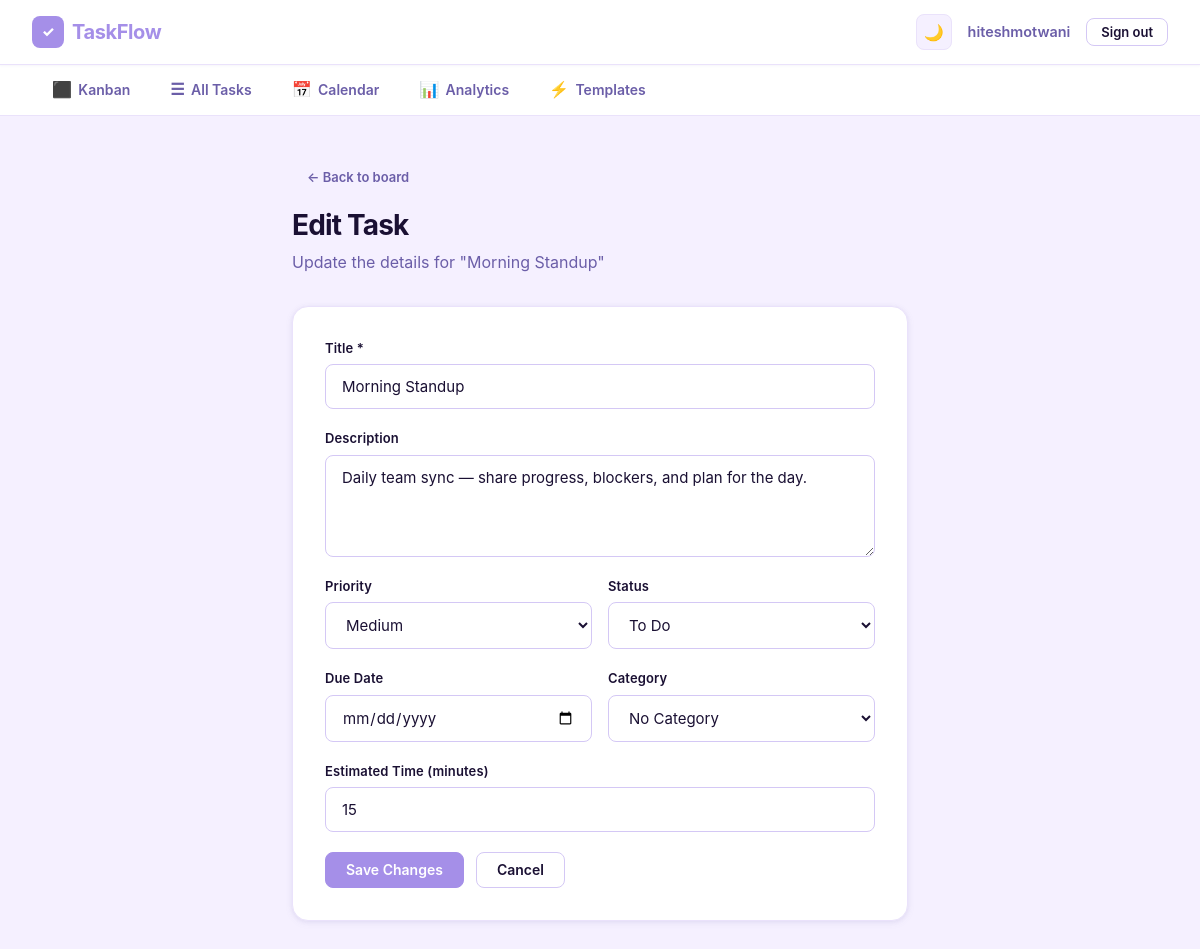
The page /tasks/2/edit (signed in) on the database its author committed.
### app/models.py (models this page shows, shortened)
class User(UserMixin, db.Model):
    id = db.Column(db.Integer, primary_key=True)
    username = db.Column(db.String(80), unique=True, nullable=False)
    email = db.Column(db.String(120), unique=True, nullable=False)
    password_hash = db.Column(db.String(256), nullable=False)
    tasks = db.relationship('Task', backref='owner', lazy=True, cascade='all, delete-orphan')
    categories = db.relationship('Category', backref='owner', lazy=True, cascade='all, delete-orphan')
    templates = db.relationship('TaskTemplate', backref='owner', lazy=True, cascade='all, delete-orphan')

class Task(db.Model):
    id = db.Column(db.Integer, primary_key=True)
    user_id = db.Column(db.Integer, db.ForeignKey('user.id'), nullable=False)
    category_id = db.Column(db.Integer, db.ForeignKey('category.id'), nullable=True)
    title = db.Column(db.String(200), nullable=False)
    description = db.Column(db.String(2000), nullable=True)
    due_date = db.Column(db.Date, nullable=True)
    priority = db.Column(db.String(10), nullable=False, default='medium')
    status = db.Column(db.String(20), nullable=False, default='todo')
    position = db.Column(db.Integer, nullable=False, default=0)
    estimated_minutes = db.Column(db.Integer, nullable=True)
    created_at = db.Column(db.DateTime, default=lambda: datetime.now(timezone.utc))
    completed_at = db.Column(db.DateTime, nullable=True)
    time_entries = db.relationship('TimeEntry', backref='task', lazy=True, cascade='all, delete-orphan')

### app/tasks/routes.py (the view, shortened to what this page needs)
@tasks_bp.route('/tasks/<int:task_id>/edit', methods=['GET', 'POST'])
@login_required
def edit_task(task_id: int):
    task = Task.query.filter_by(id=task_id, user_id=current_user.id).first_or_404()
    form = TaskForm(obj=task)
    form.category_id.choices = _category_choices(current_user.id)
    if task.category_id:
        form.category_id.data = task.category_id
    return render_template('tasks/task_form.html', form=form, task=task)

### app/tasks/forms.py
class TaskForm(FlaskForm):
    title = StringField('Title', validators=[DataRequired(), Length(max=200)])
    description = TextAreaField('Description', validators=[Optional(), Length(max=2000)])
    due_date = DateField('Due Date', validators=[Optional()])
    priority = SelectField('Priority', choices=[('low', 'Low'), ('medium', 'Medium'), ('high', 'High')], default='medium')
    status = SelectField('Status', choices=[('todo', 'To Do'), ('in_progress', 'In Progress'), ('done', 'Done')], default='todo')
    category_id = SelectField('Category', coerce=int, validators=[Optional()])
    estimated_minutes = IntegerField('Estimated (min)', validators=[Optional(), NumberRange(min=1, max=9999)])
    submit = SubmitField('Save Task')

### app/models.py (called while the page is built)
@login_manager.user_loader
def load_user(user_id: str) -> User:
    return db.session.get(User, int(user_id))

### app/tasks/routes.py (called while the page is built)
def _category_choices(user_id: int) -> list:
    cats = Category.query.filter_by(user_id=user_id).all()
    return [(0, 'No Category')] + [(c.id, c.name) for c in cats]

### app/templates/tasks/task_form.html (shortened to what this page needs)
{% extends 'base.html' %}
{% block content %}
<div class="edit-page">
    <div class="edit-page__header">
        <a href="{{ url_for('tasks.dashboard') }}" class="btn btn--ghost btn--sm" style="margin-bottom:0.75rem;">← Back to board</a>
        <h1>Edit Task</h1>
        <p>Update the details for "{{ task.title }}"</p>
    </div>
    <div class="edit-card">
        <form method="POST" action="{{ url_for('tasks.edit_task', task_id=task.id) }}" novalidate>
            <div class="form-group">
                <label class="form-label" for="title">Title *</label>
                {{ form.title(class="form-control", id="title", placeholder="What needs to be done?") }}
            </div>
            <div class="form-group">
                <label class="form-label" for="description">Description</label>
                {{ form.description(class="form-control", id="description", placeholder="Add details, notes or context…", rows=4) }}
            </div>
            <div class="form-row">
                <div class="form-group">
                    <label class="form-label" for="priority">Priority</label>
                    {{ form.priority(class="form-control", id="priority") }}
                </div>
                <div class="form-group">
                    <label class="form-label" for="status">Status</label>
                    {{ form.status(class="form-control", id="status") }}
                </div>
            </div>
            <div class="form-row">
                <div class="form-group">
                    <label class="form-label" for="due_date">Due Date</label>
                    {{ form.due_date(class="form-control", id="due_date") }}
                </div>
                <div class="form-group">
                    <label class="form-label" for="category_id">Category</label>
                    {{ form.category_id(class="form-control", id="category_id") }}
                </div>
            </div>
            <div class="form-group">
                <label class="form-label" for="estimated_minutes">Estimated Time (minutes)</label>
                {{ form.estimated_minutes(class="form-control", id="estimated_minutes", placeholder="e.g. 30") }}
            </div>
            <div style="display:flex; gap:0.75rem; margin-top:0.5rem;">
                <button type="submit" class="btn btn--primary">Save Changes</button>
                <a href="{{ url_for('tasks.dashboard') }}" class="btn btn--outline">Cancel</a>
            </div>
        </form>
    </div>
</div>
{% endblock %}

### app/templates/base.html (shortened to what this page needs)
<!DOCTYPE html>
<html lang="en" data-theme="light">
<head>
    <link rel="stylesheet" href="{{ url_for('static', filename='css/theme.css') }}">
    <link rel="stylesheet" href="{{ url_for('static', filename='css/main.css') }}">
</head>
<body>
    <nav class="nav">
        <div class="nav__container">
            <a href="{{ url_for('tasks.dashboard') if current_user.is_authenticated else url_for('auth.login') }}" class="nav__logo">
                <span class="nav__logo-icon">✓</span>
                TaskFlow
            </a>
            {% if current_user.is_authenticated %}
            <div class="nav__actions">
                <button class="theme-toggle" id="theme-toggle" aria-label="Toggle theme">
                    <span id="theme-icon">🌙</span>
                </button>
                <span class="nav__user">{{ current_user.username }}</span>
                <a href="{{ url_for('auth.logout') }}" class="btn btn--outline btn--sm">Sign out</a>
            </div>
            {% else %}
            <div class="nav__actions">
                <button class="theme-toggle" id="theme-toggle" aria-label="Toggle theme">
                    <span id="theme-icon">🌙</span>
                </button>
            </div>
            {% endif %}
        </div>
    </nav>
    {% if current_user.is_authenticated %}
    <div class="nav-tabs">
        <div class="nav-tabs__inner">
            <a href="{{ url_for('tasks.dashboard') }}"
               class="nav-tab {% if request.endpoint == 'tasks.dashboard' %}nav-tab--active{% endif %}">
                <span class="nav-tab__icon">⬛</span> Kanban
            </a>
            <a href="{{ url_for('tasks.task_list') }}"
               class="nav-tab {% if request.endpoint == 'tasks.task_list' %}nav-tab--active{% endif %}">
                <span class="nav-tab__icon">☰</span> All Tasks
            </a>
            <a href="{{ url_for('tasks.calendar_view') }}"
               class="nav-tab {% if request.endpoint == 'tasks.calendar_view' %}nav-tab--active{% endif %}">
                <span class="nav-tab__icon">📅</span> Calendar
            </a>
            <a href="{{ url_for('tasks.analytics') }}"
               class="nav-tab {% if request.endpoint == 'tasks.analytics' %}nav-tab--active{% endif %}">
                <span class="nav-tab__icon">📊</span> Analytics
            </a>
            <a href="{{ url_for('tasks.task_templates') }}"
               class="nav-tab {% if request.endpoint in ('tasks.task_templates', 'tasks.create_template') %}nav-tab--active{% endif %}">
                <span class="nav-tab__icon">⚡</span> Templates
            </a>
        </div>
    </div>
    {% endif %}
    <main>{% block content %}{% endblock %}</main>
</body>
</html>

### app/static/css/theme.css (style rules this page uses)
:root { --bg: #ffffff; --bg-secondary: #F5F0FF; --bg-card: #ffffff; --bg-hover: #EDE6FC; --border: #D4C8F5; --border-light: #EAE2FB; --text-primary: #1A1033; --text-secondary: #6B5EA8; --text-muted: #B8A8E8; --accent: #A58FE8; --accent-hover: #8B6FD4; --accent-soft: #EDE6FC; --low: #00A699; --low-soft: #e6f7f6; --medium: #FC642D; --medium-soft: #fff3ee; --high: #E84393; --high-soft: #fce6f3; --col-todo: #F5F0FF; --col-todo-border: #D4C8F5; --col-inprog: #FFF8F0; --col-inprog-border: #FFD9B3; --col-done: #F0FFF6; --col-done-border: #B3F0CF; --shadow-xs: 0 1px 2px rgba(107,94,168,0.06); --shadow-sm: 0 1px 4px rgba(107,94,168,0.10), 0 2px 8px rgba(107,94,168,0.06); --shadow-md: 0 4px 16px rgba(107,94,168,0.14), 0 2px 6px rgba(107,94,168,0.08); --shadow-lg: 0 8px 32px rgba(107,94,168,0.18), 0 4px 12px rgba(107,94,168,0.12); --radius-sm: 8px; --radius-md: 12px; --radius-lg: 16px; --radius-xl: 24px; --transition: 0.18s ease; }

### rows shown on the page
User: username "hiteshmotwani"
Task: title "Morning Standup", description "Daily team sync — share progress, blockers, and plan for the day.", priority "Medium", status "To Do", category_id "No Category", estimated_minutes "15"
